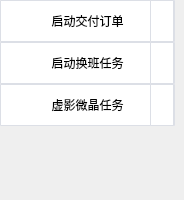
   <widget class="QWidget" name="function1_tab">
    <attribute name="title">
     <string>功能1</string>
    </attribute>
    <widget class="QWidget" name="function1_widget" native="true">
     <property name="geometry">
      <rect>
       <x>0</x>
       <y>0</y>
       <width>175</width>
       <height>191</height>
      </rect>
     </property>
     <widget class="QPushButton" name="start_spend_order_Button">
      <property name="geometry">
       <rect>
        <x>0</x>
        <y>0</y>
        <width>175</width>
        <height>42</height>
       </rect>
      </property>
      <property name="toolTip">
       <string>&lt;html&gt;&lt;head/&gt;&lt;body&gt;&lt;p&gt;寻找订单并交付&lt;/p&gt;&lt;p&gt;【自动停止】&lt;/p&gt;&lt;/body&gt;&lt;/html&gt;</string>
      </property>
      <property name="styleSheet">
       <string notr="true">QPushButton {
    background-color: #ffffff;
    border: 1px solid #dcdfe6;
    border-radius: 1px;
}

QPushButton:hover {
    background-color: #ecf5ff;
    color: #409eff;
}

QPushButton:pressed, QPushButton:checked {
    border: 1px solid #3a8ee6;
    color: #409eff;
}</string>
      </property>
      <property name="text">
       <string>启动交付订单</string>
      </property>
     </widget>
     <widget class="QPushButton" name="start_switch_work_Button">
      <property name="geometry">
       <rect>
        <x>0</x>
        <y>42</y>
        <width>175</width>
        <height>42</height>
       </rect>
      </property>
      <property name="toolTip">
       <string>&lt;html&gt;&lt;head/&gt;&lt;body&gt;&lt;p&gt;进行矿场员工换班任务&lt;/p&gt;&lt;p&gt;【手动停止】&lt;/p&gt;&lt;/body&gt;&lt;/html&gt;</string>
      </property>
      <property name="styleSheet">
       <string notr="true">QPushButton {
    background-color: #ffffff;
    border: 1px solid #dcdfe6;
    border-radius: 1px;
}

QPushButton:hover {
    background-color: #ecf5ff;
    color: #409eff;
}

QPushButton:pressed, QPushButton:checked {
    border: 1px solid #3a8ee6;
    color: #409eff;
}</string>
      </property>
      <property name="text">
       <string>启动换班任务</string>
      </property>
     </widget>
     <widget class="QPushButton" name="start_smallCrystal_Button">
      <property name="geometry">
       <rect>
        <x>0</x>
        <y>84</y>
        <width>175</width>
        <height>42</height>
       </rect>
      </property>
      <property name="toolTip">
       <string>&lt;html&gt;&lt;head/&gt;&lt;body&gt;&lt;p&gt;根据设置通关虚影来获得微晶&lt;/p&gt;&lt;p&gt;【自动停止】&lt;/p&gt;&lt;/body&gt;&lt;/html&gt;</string>
      </property>
      <property name="styleSheet">
       <string notr="true">QPushButton {
    background-color: #ffffff;
    border: 1px solid #dcdfe6;
    border-radius: 1px;
}

QPushButton:hover {
    background-color: #ecf5ff;
    color: #409eff;
}

QPushButton:pressed, QPushButton:checked {
    border: 1px solid #3a8ee6;
    color: #409eff;
}</string>
      </property>
      <property name="text">
       <string>虚影微晶任务</string>
      </property>
     </widget>
     <widget class="QPushButton" name="start_smallCrystal_settings_Button">
      <property name="geometry">
       <rect>
        <x>150</x>
        <y>84</y>
        <width>24</width>
        <height>42</height>
       </rect>
      </property>
      <property name="styleSheet">
       <string notr="true">QPushButton {
    background-color: #ffffff;
    border: 1px solid #dcdfe6;
    border-radius: 1px;
}

QPushButton:hover {
    background-color: #ecf5ff;
    color: #409eff;
}

QPushButton:pressed, QPushButton:checked {
    border: 1px solid #3a8ee6;
    color: #409eff;
}</string>
      </property>
      <property name="icon">
       <iconset resource="resources/icon/icon.qrc">
        <normaloff>:/icon/settings.png</normaloff>:/icon/settings.png</iconset>
      </property>
     </widget>
     <widget class="QPushButton" name="start_spend_order_settings_Button">
      <property name="geometry">
       <rect>
        <x>150</x>
        <y>0</y>
        <width>24</width>
        <height>42</height>
       </rect>
      </property>
      <property name="styleSheet">
       <string notr="true">QPushButton {
    background-color: #ffffff;
    border: 1px solid #dcdfe6;
    border-radius: 1px;
}

QPushButton:hover {
    background-color: #ecf5ff;
    color: #409eff;
}

QPushButton:pressed, QPushButton:checked {
    border: 1px solid #3a8ee6;
    color: #409eff;
}</string>
      </property>
      <property name="icon">
       <iconset resource="resources/icon/icon.qrc">
        <normaloff>:/icon/settings.png</normaloff>:/icon/settings.png</iconset>
      </property>
     </widget>
     <widget class="QPushButton" name="start_switch_work_settings_Button">
      <property name="geometry">
       <rect>
        <x>150</x>
        <y>42</y>
        <width>24</width>
        <height>42</height>
       </rect>
      </property>
      <property name="styleSheet">
       <string notr="true">QPushButton {
    background-color: #ffffff;
    border: 1px solid #dcdfe6;
    border-radius: 1px;
}

QPushButton:hover {
    background-color: #ecf5ff;
    color: #409eff;
}

QPushButton:pressed, QPushButton:checked {
    border: 1px solid #3a8ee6;
    color: #409eff;
}</string>
      </property>
      <property name="icon">
       <iconset resource="resources/icon/icon.qrc">
        <normaloff>:/icon/settings.png</normaloff>:/icon/settings.png</iconset>
      </property>
     </widget>
    </widget>
   </widget>
